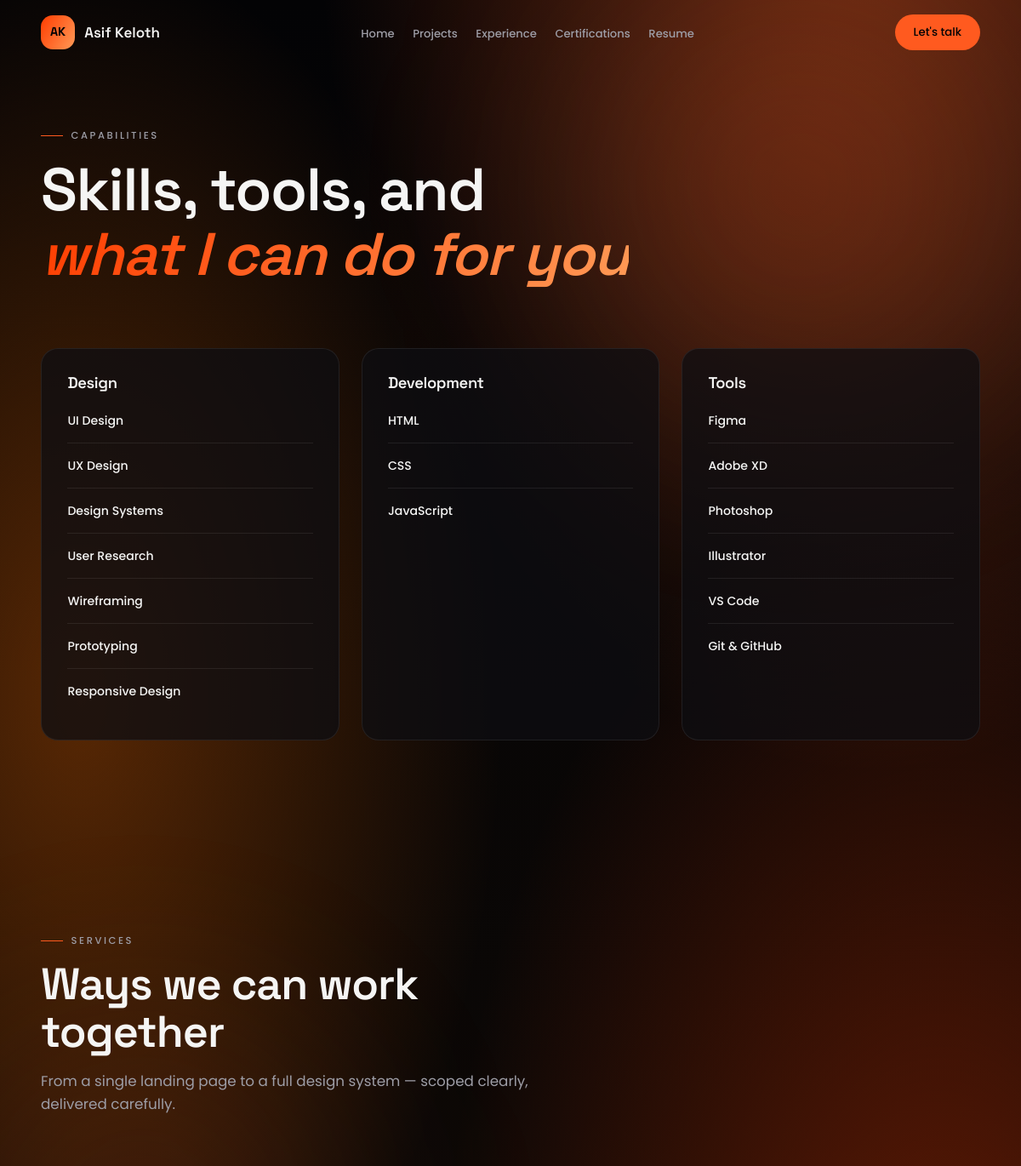
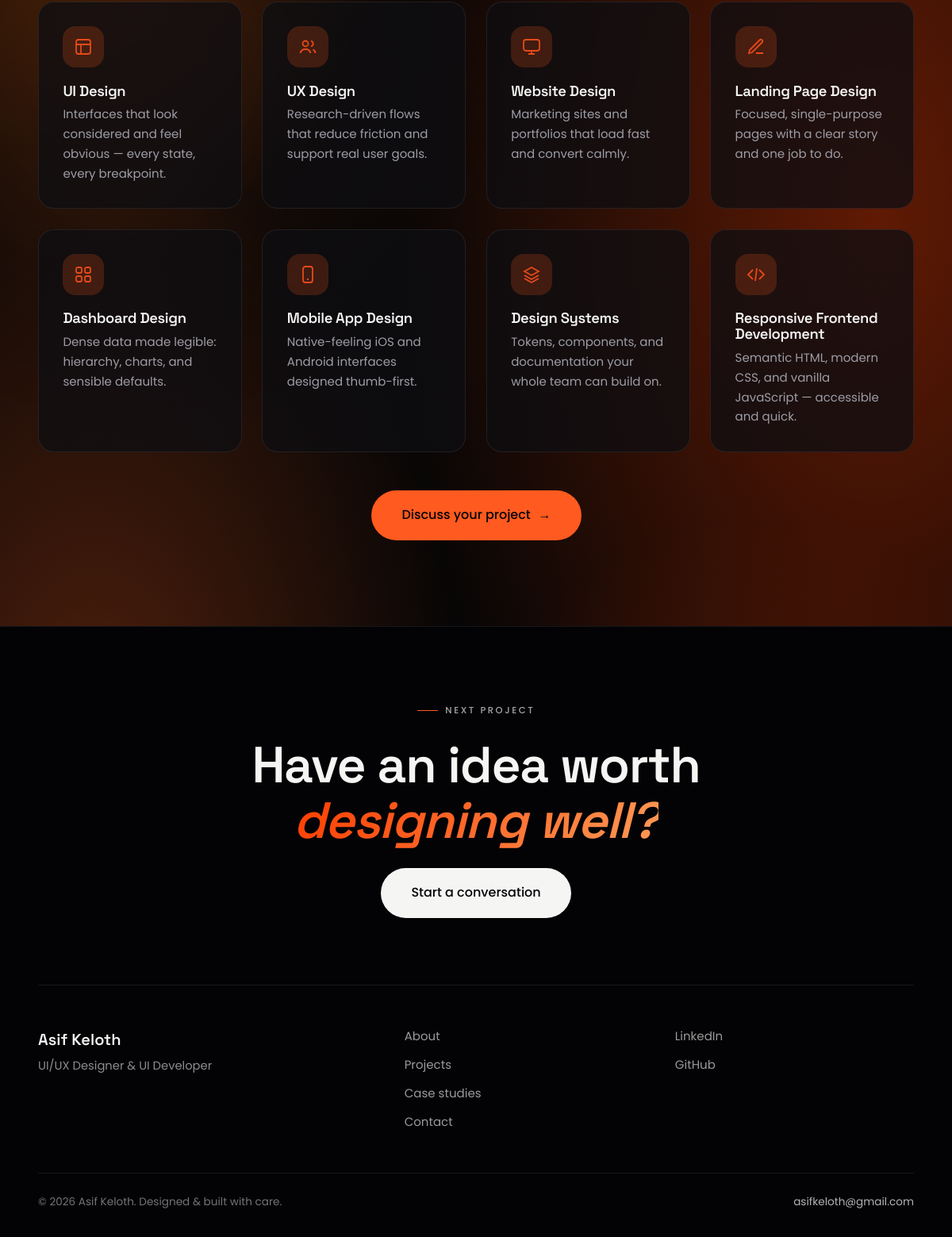
Screenshot of /skills/ with the database file from the repository (2 pictures, top to bottom).
### core/models.py (models this page shows, shortened)
class SingletonModel(models.Model):
    class Meta:
        abstract = True
    @classmethod
    def load(cls):
        obj, _ = cls.objects.get_or_create(pk=1)
        return obj

class SiteSettings(SingletonModel):
    site_name = models.CharField(max_length=100, default="Asif Keloth")
    tagline = models.CharField(max_length=160, default="UI/UX Designer & UI Developer")
    email = models.EmailField(default="hello@example.com")
    phone = models.CharField(max_length=40, blank=True)
    location = models.CharField(max_length=120, default="Kochi, India")
    resume = models.FileField(upload_to="resume/", blank=True, null=True)
    logo_text = models.CharField(max_length=40, default="A")
    footer_note = models.CharField(max_length=200, default="Designed & built with care.")
    seo_title = models.CharField(max_length=70, blank=True,
                                 help_text="Default <title>. Falls back to site name.")
    seo_description = models.CharField(max_length=160, blank=True)
    seo_keywords = models.CharField(max_length=255, blank=True)
    og_image = models.ImageField(upload_to="seo/", blank=True, null=True)
    class Meta:
        verbose_name = "Site settings"
        verbose_name_plural = "Site settings"

class OrderedModel(models.Model):
    order = models.PositiveIntegerField(default=0)
    is_active = models.BooleanField(default=True)
    class Meta:
        abstract = True
        ordering = ["order", "id"]

class SkillCategory(OrderedModel):
    name = models.CharField(max_length=60)
    class Meta(OrderedModel.Meta):
        verbose_name_plural = "Skill categories"

class Skill(OrderedModel):
    category = models.ForeignKey(SkillCategory, on_delete=models.CASCADE,
                                 related_name="skills")
    name = models.CharField(max_length=60)
    level = models.PositiveIntegerField(default=90, help_text="0-100")

class Service(OrderedModel):
    title = models.CharField(max_length=80)
    description = models.TextField()
    icon = models.CharField(max_length=40, default="layout",
                            help_text="Icon key: layout, users, layers, code, "
                                      "smartphone, grid, pen, monitor")

class SocialLink(OrderedModel):
    PLATFORMS = [
        ("dribbble", "Dribbble"), ("behance", "Behance"), ("linkedin", "LinkedIn"),
        ("github", "GitHub"), ("twitter", "X / Twitter"), ("instagram", "Instagram"),
    ]
    platform = models.CharField(max_length=20, choices=PLATFORMS)
    url = models.URLField()

### core/views.py (the view)
# urls.py: path("skills/", views.skills, name="skills"),
def skills(request):
    return render(request, "skills.html", {
        "skill_categories": models.SkillCategory.objects.filter(
            is_active=True).prefetch_related("skills"),
        "services": models.Service.objects.filter(is_active=True),
    })

### core/context_processors.py (called while the page is built)
def site_globals(request):
    return {
        "site": SiteSettings.load(),
        "social_links": SocialLink.objects.filter(is_active=True),
    }

### crm/context_processors.py (called while the page is built)
def sidebar_counts(request):
    if not (request.user.is_authenticated and request.user.is_staff):
        return {}
    return {"dash_unread": m.ContactMessage.objects.filter(is_read=False).count()}

### templates/skills.html (shortened to what this page needs)
{% extends "base.html" %}
{% block content %}
<section class="detail-hero">
  <div class="container">
    <span class="eyebrow" data-aos="fade-up">Capabilities</span>
    <h1 class="detail-hero__title" data-aos="fade-up" data-aos-delay="100">
      Skills, tools, and<br><em>what I can do for you</em></h1>
  </div>
</section>
<section class="section" style="padding-top:1rem">
  <div class="container">
    <div class="grid grid--3">
      {% for cat in skill_categories %}
      <div class="tile" data-aos="fade-up" data-aos-delay="{{ forloop.counter0 }}00">
        <h3>{{ cat.name }}</h3>
        <div>
          {% for skill in cat.skills.all %}
          <div class="skill-row">
            <div class="skill-row__top"><b>{{ skill.name }}</b></div>
          </div>
          {% endfor %}
        </div>
      </div>
      {% endfor %}
    </div>
  </div>
</section>
<section class="section section--fog">
  <div class="container">
    <div class="section-head" data-aos="fade-up">
      <span class="eyebrow">Services</span>
      <h2 class="section-title">Ways we can work together</h2>
      <p class="section-lede">From a single landing page to a full design system — scoped clearly, delivered carefully.</p>
    </div>
    <div class="grid grid--4">
      {% for service in services %}
      <div class="tile" data-aos="fade-up" data-aos-delay="{{ forloop.counter0|add:'1' }}0">
        <span class="tile__icon">{% include "partials/icons.html" with key=service.icon %}</span>
        <h3>{{ service.title }}</h3>
        <p>{{ service.description }}</p>
      </div>
      {% endfor %}
    </div>
    <div style="margin-top:3rem;text-align:center" data-aos="fade-up">
      <a href="{% url 'contact' %}" class="btn btn--primary btn--lg magnetic" data-cursor="hover">
        Discuss your project <span class="arrow">→</span></a>
    </div>
  </div>
</section>
{% endblock %}

### templates/base.html (shortened to what this page needs)
{% load static %}<!DOCTYPE html>
<html lang="en">
<head>
  <link href="https://api.fontshare.com/v2/css?f[]=satoshi@400,500,700&display=swap" rel="stylesheet">
  <link rel="stylesheet" href="https://cdnjs.cloudflare.com/ajax/libs/Swiper/11.1.14/swiper-bundle.min.css">
  <link rel="stylesheet" href="https://cdnjs.cloudflare.com/ajax/libs/aos/2.3.4/aos.css">
  <link rel="stylesheet" href="{% static 'css/main.css' %}?v=12.0">
</head>
<body>
  <div class="bg-ambient" aria-hidden="true">
    <div class="bg-ambient__orb bg-ambient__orb--1"></div>
    <div class="bg-ambient__orb bg-ambient__orb--2"></div>
  </div>
  <header class="site-header" id="siteHeader">
    <nav class="nav container" aria-label="Primary">
      <a href="{% url 'home' %}" class="nav__logo magnetic" data-cursor="hover">
        <span class="nav__logo-mark">{{ site.logo_text }}</span>
        <span class="nav__logo-name">{{ site.site_name }}</span>
      </a>
      <ul class="nav__links" id="navLinks">
        <li><a href="{% url 'home' %}" data-cursor="hover">Home</a></li>
        <li><a href="{% url 'home' %}#projects" data-cursor="hover">Projects</a></li>
        <li><a href="{% url 'home' %}#experience" data-cursor="hover">Experience</a></li>
        <li><a href="{% url 'home' %}#certifications" data-cursor="hover">Certifications</a></li>
        <li><a href="{% url 'home' %}#resume" data-cursor="hover">Resume</a></li>
      </ul>
      <div class="nav__actions">
        <a href="{% url 'contact' %}" class="btn btn--primary btn--sm magnetic" data-cursor="hover">Let's talk</a>
      </div>
    </nav>
  </header>
  <main id="main">
    {% block content %}{% endblock %}
  </main>
  <footer class="site-footer">
    <div class="container">
      <div class="footer-cta" data-aos="fade-up">
        <p class="eyebrow eyebrow--light">Next project</p>
        <h2 class="footer-cta__title">Have an idea worth<br><em>designing well?</em></h2>
        <a href="{% url 'contact' %}" class="btn btn--light btn--lg magnetic" data-cursor="hover">Start a conversation</a>
      </div>
      <div class="footer-grid">
        <div>
          <p class="footer__name">{{ site.site_name }}</p>
          <p class="footer__tag">{{ site.tagline }}</p>
        </div>
        <nav class="footer__links" aria-label="Footer">
          <a href="{% url 'about' %}">About</a>
          <a href="{% url 'projects' %}">Projects</a>
          <a href="{% url 'case_studies' %}">Case studies</a>
          <a href="{% url 'contact' %}">Contact</a>
        </nav>
        <div class="footer__social">
          {% for link in social_links %}
          <a href="{{ link.url }}" target="_blank" rel="noopener" data-cursor="hover">{{ link.get_platform_display }}</a>
          {% endfor %}
        </div>
      </div>
      <div class="footer__base">
        <span>© <span id="year"></span> {{ site.site_name }}. {{ site.footer_note }}</span>
        <a href="mailto:{{ site.email }}" data-cursor="hover">{{ site.email }}</a>
      </div>
    </div>
  </footer>
</body>
</html>

### templates/partials/icons.html
{% if key == "layout" %}<svg viewBox="0 0 24 24" fill="none" stroke="currentColor" stroke-width="1.8"><rect x="3" y="3" width="18" height="18" rx="3"/><path d="M3 9h18M9 21V9"/></svg>
{% elif key == "users" %}<svg viewBox="0 0 24 24" fill="none" stroke="currentColor" stroke-width="1.8"><circle cx="9" cy="8" r="3.5"/><path d="M2.5 20c.8-3.4 3.4-5 6.5-5s5.7 1.6 6.5 5M16 4.6a3.5 3.5 0 010 6.8M18.5 15.4c1.7.8 2.7 2.3 3 4.6"/></svg>
{% elif key == "layers" %}<svg viewBox="0 0 24 24" fill="none" stroke="currentColor" stroke-width="1.8"><path d="M12 3l9 5-9 5-9-5 9-5z"/><path d="M3 13l9 5 9-5"/><path d="M3 17l9 5 9-5"/></svg>
{% elif key == "code" %}<svg viewBox="0 0 24 24" fill="none" stroke="currentColor" stroke-width="1.8"><path d="M8 6l-6 6 6 6M16 6l6 6-6 6M13 4l-2 16"/></svg>
{% elif key == "smartphone" %}<svg viewBox="0 0 24 24" fill="none" stroke="currentColor" stroke-width="1.8"><rect x="6" y="2" width="12" height="20" rx="3"/><path d="M11 18h2"/></svg>
{% elif key == "grid" %}<svg viewBox="0 0 24 24" fill="none" stroke="currentColor" stroke-width="1.8"><rect x="3" y="3" width="7" height="7" rx="2"/><rect x="14" y="3" width="7" height="7" rx="2"/><rect x="3" y="14" width="7" height="7" rx="2"/><rect x="14" y="14" width="7" height="7" rx="2"/></svg>
{% elif key == "pen" %}<svg viewBox="0 0 24 24" fill="none" stroke="currentColor" stroke-width="1.8"><path d="M12 20h9M16.5 3.5a2.1 2.1 0 013 3L7 19l-4 1 1-4L16.5 3.5z"/></svg>
{% elif key == "monitor" %}<svg viewBox="0 0 24 24" fill="none" stroke="currentColor" stroke-width="1.8"><rect x="2" y="3" width="20" height="14" rx="3"/><path d="M8 21h8M12 17v4"/></svg>
{% else %}<svg viewBox="0 0 24 24" fill="none" stroke="currentColor" stroke-width="1.8"><circle cx="12" cy="12" r="9"/><path d="M12 8v8M8 12h8"/></svg>{% endif %}

### rows the page displays
SiteSettings: logo_text "AK", site_name "Asif Keloth", tagline "UI/UX Designer & UI Developer", footer_note "Designed & built with care.", email "asifkeloth@gmail.com"
SkillCategory: name "Design"
Skill: name "UI Design"
Skill: name "UX Design"
Skill: name "Design Systems"
Skill: name "User Research"
Skill: name "Wireframing"
Skill: name "Prototyping"
Skill: name "Responsive Design"
SkillCategory: name "Development"
Skill: name "HTML"
Skill: name "CSS"
Skill: name "JavaScript"
SkillCategory: name "Tools"
Skill: name "Figma"
Skill: name "Adobe XD"
Skill: name "Photoshop"
Skill: name "Illustrator"
Skill: name "VS Code"
Skill: name "Git & GitHub"
Service: icon "layout" (drawn), title "UI Design", description "Interfaces that look considered and feel obvious — every state, every breakpoint."
Service: icon "users" (drawn), title "UX Design", description "Research-driven flows that reduce friction and support real user goals."
Service: icon "monitor" (drawn), title "Website Design", description "Marketing sites and portfolios that load fast and convert calmly."
Service: icon "pen" (drawn), title "Landing Page Design", description "Focused, single-purpose pages with a clear story and one job to do."
Service: icon "grid" (drawn), title "Dashboard Design", description "Dense data made legible: hierarchy, charts, and sensible defaults."
Service: icon "smartphone" (drawn), title "Mobile App Design", description "Native-feeling iOS and Android interfaces designed thumb-first."
Service: icon "layers" (drawn), title "Design Systems", description "Tokens, components, and documentation your whole team can build on."
Service: icon "code" (drawn), title "Responsive Frontend Development", description "Semantic HTML, modern CSS, and vanilla JavaScript — accessible and quick."
SocialLink: platform "LinkedIn"
SocialLink: platform "GitHub"
